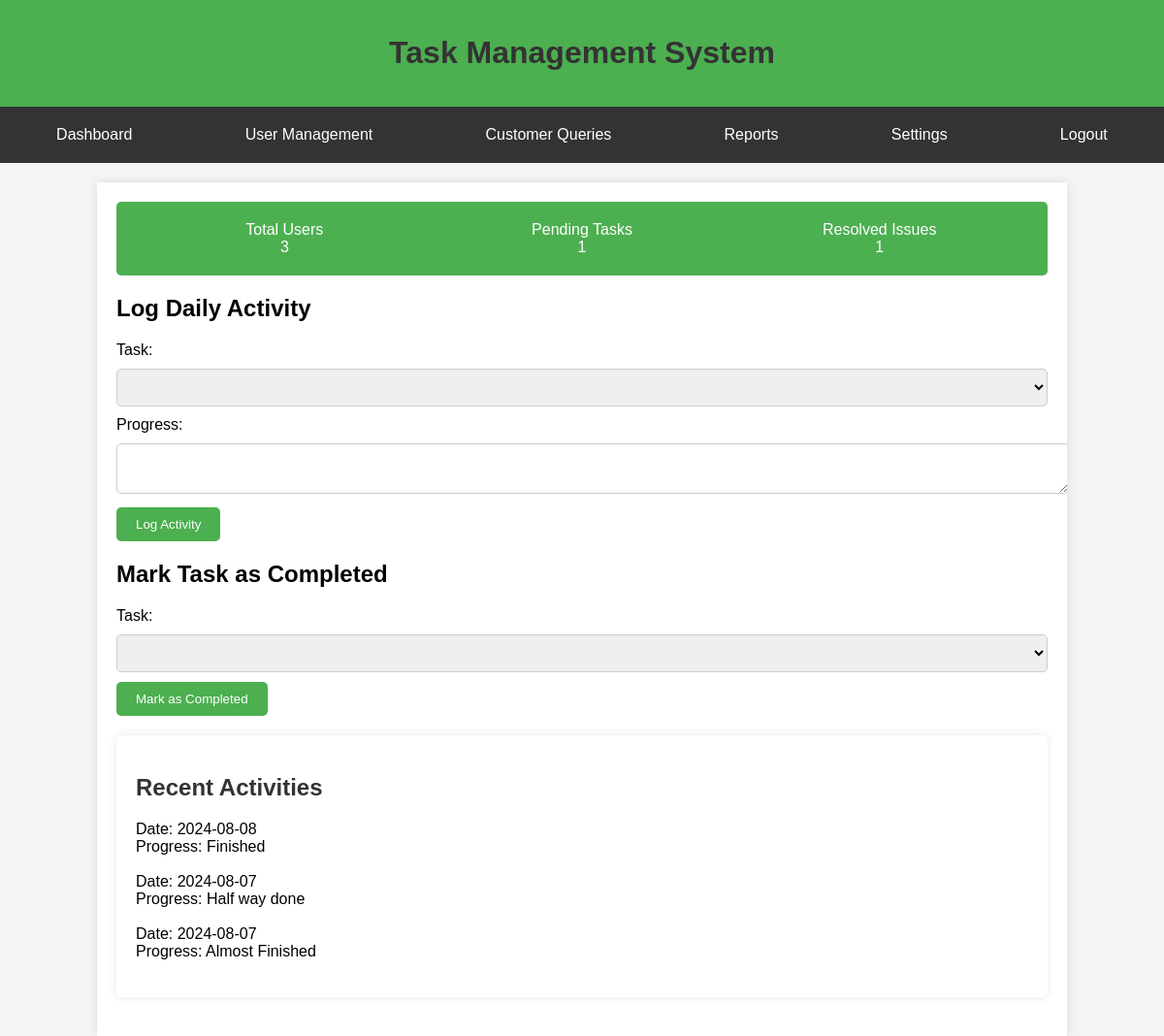
The app's page /task.php (signed in) with its own data.
### tables this page shows
CREATE TABLE `logs` (
  `id` int(11) NOT NULL,
  `intern_id` int(11) NOT NULL,
  `task_id` int(11) NOT NULL,
  `log_date` date NOT NULL,
  `progress` text NOT NULL
);

### task.php (the view, shortened to what this page needs)
<?php
include 'db.php';
$user_id = $_SESSION['user_id'];
$user_role = $_SESSION['user_role'];
$total_users = 0;
$stmt = $conn->prepare("SELECT COUNT(*) as total FROM users");
$stmt->execute();
$result = $stmt->get_result();
if ($row = $result->fetch_assoc()) {
    $total_users = $row['total'];
}
$pending_tasks = 0;
$stmt = $conn->prepare("SELECT COUNT(*) as total FROM tasks WHERE completed = 0");
$stmt->execute();
$result = $stmt->get_result();
if ($row = $result->fetch_assoc()) {
    $pending_tasks = $row['total'];
}
$resolved_issues = 0;
$stmt = $conn->prepare("SELECT COUNT(*) as total FROM tasks WHERE completed = 1");
$stmt->execute();
$result = $stmt->get_result();
if ($row = $result->fetch_assoc()) {
    $resolved_issues = $row['total'];
}
?>
<!DOCTYPE html>
<html lang="en">
<head>
    <link rel="stylesheet" href="style.css">
</head>
<body>
    <header>
        <h1>Task Management System</h1>
    </header>
    <nav>
        <a href="#">Dashboard</a>
        <a href="#">User Management</a>
        <a href="#">Customer Queries</a>
        <a href="#">Reports</a>
        <a href="#">Settings</a>
        <a href="logout.php">Logout</a>
    </nav>
    <div class="container">
        <div class="stats">
            <div>Total Users<br><span><?php echo $total_users; ?></span></div>
            <div>Pending Tasks<br><span><?php echo $pending_tasks; ?></span></div>
            <div>Resolved Issues<br><span><?php echo $resolved_issues; ?></span></div>
        </div>
        <?php if ($user_role == 'intern'): ?>
            <h2>Log Daily Activity</h2>
            <form method="POST" action="task.php">
                Task:
                <select name="task_id">
                </select><br>
                Progress: <textarea name="progress" required></textarea><br>
                <input type="submit" value="Log Activity">
            </form>
            <h2>Mark Task as Completed</h2>
            <form method="POST" action="task.php">
                Task:
                <select name="task_id">
                </select><br>
                <input type="submit" value="Mark as Completed">
            </form>
            <div class="recent-activities">
                <h2>Recent Activities</h2>
                <?php
                $stmt = $conn->prepare("SELECT * FROM logs WHERE intern_id = ? ORDER BY log_date DESC LIMIT 25");
                $stmt->bind_param("i", $user_id);
                $stmt->execute();
                $result = $stmt->get_result();
                while ($row = $result->fetch_assoc()) {
                    echo "Date: " . htmlspecialchars($row['log_date']) . "<br>";
                    echo "Progress: " . htmlspecialchars($row['progress']) . "<br><br>";
                }
                ?>
            </div>
        <?php endif; ?>
    </div>
</body>
</html>

### style.css (style rules this page uses)
body { font-family: Arial, sans-serif; margin: 0; padding: 0; background-color: #f4f4f4; }
header { background-color: #4CAF50; color: white; padding: 15px; text-align: center; }
nav { display: flex; justify-content: space-around; background-color: #333; padding: 10px 0; }
nav a { color: white; text-decoration: none; padding: 10px 20px; text-align: center; }
.container { width: 80%; margin: auto; overflow: hidden; padding: 20px; background-color: white; box-shadow: 0 0 10px rgba(0, 0, 0, 0.1); margin-top: 20px; }
h1 { text-align: center; color: #333; }
form { margin: 20px 0; }
form input[type="text"], form input[type="date"], form textarea, form select { width: 100%; padding: 10px; margin: 10px 0; border: 1px solid #ccc; border-radius: 5px; }
form input[type="submit"] { background-color: #4CAF50; color: white; border: none; padding: 10px 20px; cursor: pointer; border-radius: 5px; }
.stats { display: flex; justify-content: space-around; text-align: center; padding: 20px; background-color: #4CAF50; color: white; border-radius: 5px; margin-bottom: 20px; }
.stats div { flex: 1; }
.recent-activities { background-color: #fff; padding: 20px; border-radius: 5px; box-shadow: 0 0 10px rgba(0, 0, 0, 0.1); margin-bottom: 20px; }
.recent-activities h2 { color: #333; }

### records on screen
logs: log_date "2024-08-08", progress "Finished"
logs: log_date "2024-08-07", progress "Half way done"
logs: log_date "2024-08-07", progress "Almost Finished"

### other values on screen
$total_users "3"
$pending_tasks "1"
$resolved_issues "1"
